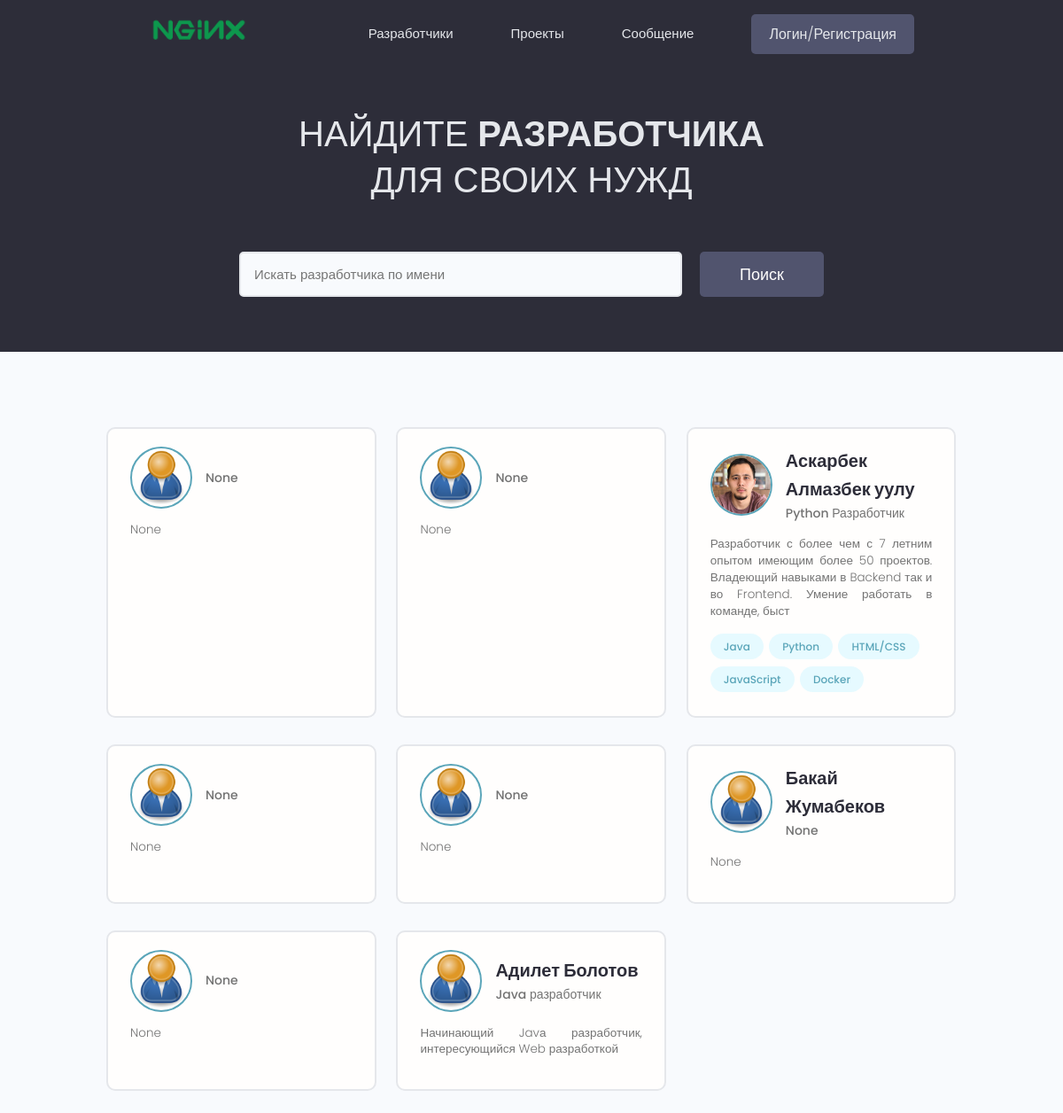
The app's page /, older data.
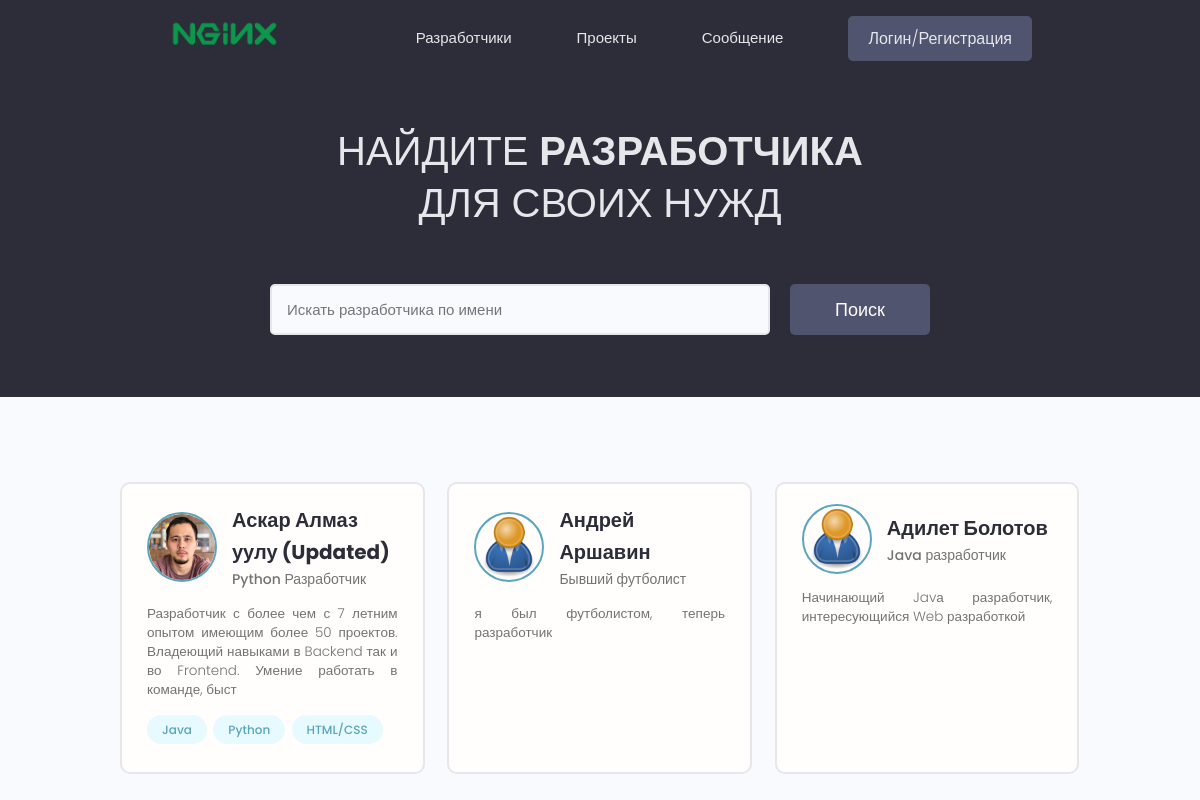
The same page, newer data.
### users/models.py (models this page shows, shortened)
class Profile(models.Model):
    user = models.OneToOneField(User, on_delete=models.CASCADE, null=True, blank=True)
    id = models.UUIDField(default= uuid.uuid4, unique=True, primary_key=True, editable=False) #16 char string nums and letters
    name = models.CharField(max_length=200, null = True, blank=True, verbose_name='ФИО')
    username = models.CharField(max_length=200, null=True, blank=True, verbose_name='Логин')
    email = models.CharField(max_length=200, null=True, blank=True, verbose_name='Почтовый адрес')
    short_intro = models.CharField(max_length=250, blank=True, null=True, verbose_name='Краткая информациия')
    bio = models.TextField(blank=True, null=True, verbose_name='Биография')
    profile_image = models.ImageField(null=True, blank=True, default='profiles/user-default.png', upload_to='profiles/')
    social_github = models.CharField(max_length=250, blank=True, null=True, verbose_name='Профиль в GitHub')
    social_twitter = models.CharField(max_length=250, blank=True, null=True, verbose_name='Профиль в Twitter')
    social_youtube = models.CharField(max_length=250, blank=True, null=True, verbose_name='Профиль в YouTube')
    social_facebook = models.CharField(max_length=250, blank=True, null=True, verbose_name='Профиль в Facebook')
    social_linkedin = models.CharField(max_length=250, blank=True, null=True, verbose_name='Профиль в LinkedIn')
    personal_website = models.CharField(max_length=250, blank=True, null=True, verbose_name='Персональный сайт')
    location = models.CharField(max_length=200, blank=True, null=True,verbose_name='Текущее местоположе')
    class Meta:
        verbose_name = 'Пользователь'
        verbose_name_plural = 'Пользователи'

class Skill(models.Model):
    owner = models.ForeignKey(Profile, blank=True, null=True, on_delete = models.CASCADE, verbose_name ='Разработчик')
    name = models.CharField(max_length=150, blank=True, null=True, verbose_name= 'Наименование')
    description = models.TextField(blank=True, null=True, verbose_name='Описание')
    created = models.DateTimeField(auto_now_add=True, verbose_name='Создано')
    id = models.UUIDField(default=uuid.uuid4, unique=True, blank=True, primary_key=True)
    def __str__(self):
        return str(self.name)
    class Meta:
        verbose_name = 'Навык'
        verbose_name_plural = 'Навыки'

### users/views.py (the view)
# urls.py: path('', profiles, name = 'profiles'),
def profiles(requests):
    profiles, search_query = searchProfiles(requests)
    context = {
        'profiles': profiles,
        'search_query':search_query
    }
    return render(requests,'users/profiles.html', context=context)

### users/utils.py (called while the page is built)
def searchProfiles(requests):
    search_query = ''
    if requests.GET.get('search_query'):
        search_query = requests.GET.get('search_query')
    skills = Skill.objects.filter(name__icontains=search_query)
    profiles = Profile.objects.distinct().filter(
        Q(name__icontains=search_query) |
        Q(short_intro__icontains=search_query) |
        Q(skill__in=skills)
    )
    return profiles, search_query

### users/templates/users/profiles.html (shortened to what this page needs)
{% extends 'main.html' %}
{% block content %}
  <main class="home">
    <section class="hero-section text-center">
      <div class="container container--narrow">
        <div class="hero-section__box">
          <h2>Найдите <span>Разработчика</span></h2>
          <h2>ДЛЯ СВОИХ НУЖД</h2>
        </div>
        <div class="hero-section__search">
          <form class="form" action="#" method="get">
            <div class="form__field">
              <input class="input input--text" id="formInput#search" type="text" name="search_query" value="{{ search_query }}" placeholder="Искать разработчика по имени" />
            </div>
            <input class="btn btn--sub btn--lg" type="submit" value="Поиск" />
          </form>
        </div>
      </div>
    </section>
    <section class="devlist">
      <div class="container">
        <div class="grid grid--three">
            {% for profile in profiles %}
          <div class="column card">
            <div class="dev">
              <a href="{% url 'profile' profile.id %}" class="card__body">
                <div class="dev__profile">
                  <img class="avatar avatar--md" src="{{ profile.profile_image.url }}" alt="image" />
                  <div class="dev__meta">
                    <h3>{{ profile.name }}</h3>
                    <h5>{{ profile.short_intro }}</h5>
                  </div>
                </div>
                <p class="dev__info">
                  {{ profile.bio|slice:"150" }}
                </p>
                <div class="dev__skills">
                  {% for skill in profile.skill_set.all|slice:"5" %}
                  <span class="tag tag--pill tag--main">
                    <small>{{skill}}</small>
                  </span>
                  {% endfor %}
                </div>
              </a>
            </div>
          </div>
            {% endfor %}
        </div>
      </div>
    </section>
  </main>
{% endblock %}

### templates/main.html (shortened to what this page needs)
<!DOCTYPE html>
{% load static %}
<html lang="en">
<head>
  <link rel="stylesheet" href="https://cdn.iconmonstr.com/1.3.0/css/iconmonstr-iconic-font.min.css" />
  <link rel="stylesheet" href="{% static 'uikit/styles/uikit.css' %}" />
  <link rel="stylesheet" href="{% static 'styles/app.css' %}" />
</head>
<body>
{% include 'navbar.html' %}
{% block content %}
{% endblock content%}
</body>
</html>

### templates/navbar.html (shortened to what this page needs)
{% load static %}
<header class="header">
    <div class="container container--narrow">
      <a href="{% url 'profiles' %}" class="header__logo">
        <img src="{% static 'images/logo.png' %}" alt="DevSearch Logo" />
      </a>
      <nav class="header__nav">
        <ul class="header__menu">
          <li class="header__menuItem"><a href="{% url 'profiles' %}">Разработчики</a></li>
          <li class="header__menuItem"><a href="{% url 'projects' %}">Проекты</a></li>
          <li class="header__menuItem"><a href="">Сообщение</a></li>
          {% if request.user.is_authenticated %}
           <li class="header__menuItem"><a href="{% url 'account' %}">Аккаунт</a></li>
          <li class="header__menuItem"><a href="{% url 'logout' %}" class="btn btn--sub">Выход</a></li>
          {% else %}
          <li class="header__menuItem"><a href="{% url 'login' %}" class="btn btn--sub">Логин/Регистрация</a></li>
          {% endif %}
        </ul>
      </nav>
    </div>
  </header>

### static/styles/app.css (style rules this page uses)
:root { --color-sub: #2d2d39; }
.btn--sub { background-color: var(--color-sub-light); }
.card { border: 2px solid var(--color-light); }
img { width: 100%; }
.header { position: sticky; z-index: 111; background-color: var(--color-sub); padding: 1.5rem 0; }
.header > .container { display: flex; justify-content: space-between; align-items: center; }
.header__logo > img { height: 3.8rem; }
.header__nav > ul { display: inline-flex; align-items: center; list-style: none; gap: 6.5rem; }
.header__menuItem > a { color: var(--color-light); font-weight: 300; }
.hero-section { height: 40vh; display: flex; align-items: center; background-color: var(--color-sub); }
.hero-section__box { margin-bottom: 4rem; }
.hero-section__box > h2, .hero-section__box > h2 > span { font-size: 4rem; color: var(--color-light); line-height: 1.3; text-transform: uppercase; }
.hero-section__box > h2 { font-weight: 300; }
.hero-section__box > h2 > span { font-weight: 700; }
.hero-section__search > .form { display: flex; align-items: center; justify-content: center; gap: 2rem; }
.hero-section__search > .form input.input--text { width: 50rem; }
.devlist { margin-top: 8rem; }
.devlist .grid { align-items: stretch; }
.devlist .dev .dev__profile { display: flex; align-items: center; gap: 1.5rem; }
.devlist .dev .dev__meta h3 { color: var(--color-sub); font-size: 2rem; font-weight: 700; }
.devlist .dev .dev__meta h5 { color: var(--color-text); font-size: 1.4rem; font-weight: 500; }
.devlist .dev .dev__info { margin: 1.5rem 0; font-size: 1.35rem; line-height: 1.4; text-align: justify; }

### static/uikit/styles/modules/_variables.css (style rules this page uses)
:root { --color-main: #5aa5b9; --color-main-light: #e6faff; --color-sub: #3f4156; --color-sub-light: #51546e; --color-sub-lighter: #ededfd; --color-text: #737373; --color-gray: #8b8b8b; --color-light: #e5e7eb; --color-light-gray: #767676; --color-bg: #f8fafd; --color-white: #fffefd; --color-white-light: #f3f3f3; --color-success: #359e64; --color-success-bg: #def8e8; --color-error: #fc4b0b; --color-error-bg: #fff2ee; --font-base: 'Poppins', arial, helvetica, 'Segoe UI', roboto, ubuntu, sans-serif; --font-monospace: 'Fira Code', 'Courier New', courier, monospace; --font-regular: 300; --font-medium: 500; --font-bold: 700; --generic-shadow: 1px 1px 5px #00000010; --generic-transition: all 0.3s ease-in-out; }

### static/uikit/styles/modules/_base.css (style rules this page uses)
* { margin: 0; padding: 0; box-sizing: border-box; text-rendering: optimizeLegibility; color: inherit; font-size: inherit; }
html { font-size: 50%; }
@media only screen and (min-width: 480px) { html { font-size: 56.25%; } }
@media only screen and (min-width: 1200px) { html { font-size: 62.5%; } }
body { line-height: 1.6; font-weight: 400; font-size: 1.5rem; color: var(--color-text); background-color: var(--color-bg); min-height: 100vh; }

### static/uikit/styles/modules/_typography.css (style rules this page uses)
* { font-family: var(--font-base); }
h2 { font-size: 3.6rem; font-weight: var(--font-bold); }
h3 { font-size: 3.2rem; font-weight: var(--font-medium); }
h5 { font-size: 2.4rem; font-weight: var(--font-medium); }
h5, h6 { font-weight: var(--font-regular); }
p, span, strong { font-size: 1.6rem; color: var(--color-text); font-weight: var(--font-regular); }
a { padding-bottom: 2px; text-decoration: none; display: inline-block; color: var(--color-main); font-weight: var(--font-medium); }

### static/uikit/styles/modules/_utilities.css (style rules this page uses)
.container { width: 92%; max-width: 165rem; margin: 0 auto; box-sizing: border-box; }
.container--narrow { width: 92%; max-width: 120rem; }
@media screen and (min-width: 1000px) { .container { width: 90%; } }
@media screen and (min-width: 1000px) { .container--narrow { width: 85%; } }
@media screen and (min-width: 1200px) { .container { width: 80%; } }
@media screen and (min-width: 1200px) { .container--narrow { width: 72%; } }
.text-center { text-align: center; }

### static/uikit/styles/modules/_avatar.css (style rules this page uses)
.avatar { border-radius: 50%; border: 2px solid var(--color-main); object-fit: cover; }
.avatar--md { height: 7rem; width: 7rem; }

### static/uikit/styles/modules/_button.css (style rules this page uses)
.btn { display: inline-block; position: relative; cursor: pointer; background-color: var(--color-light); font-weight: var(--font-medium); color: var(--color-sub); text-decoration: none; padding: 1rem 2rem; border-radius: 0.5rem; border: none; width: -webkit-fit-content; width: -moz-fit-content; width: fit-content; height: -webkit-fit-content; height: -moz-fit-content; height: fit-content; font-size: 1.6rem; outline-width: 0; outline-color: transparent; -webkit-backface-visibility: hidden; backface-visibility: hidden; transition: all 0.3s ease-in-out; }
.btn--sub { background-color: var(--color-sub); color: var(--color-white); }
.btn--lg { font-size: 1.8rem; padding: 1.2rem 4.5rem; }

Row changes from the older to the newer data that the page shows:
removed Profile: profile_image (placeholder picture), short_intro "None", bio "None"
removed Profile: profile_image (placeholder picture), short_intro "None", bio "None"
removed Skill: name "JavaScript", shown under Profile "Python Разработчик"
removed Skill: name "Docker", shown under Profile "Python Разработчик"
removed Profile: profile_image (placeholder picture), short_intro "None", bio "None"
removed Profile: profile_image (placeholder picture), short_intro "None", bio "None"
removed Profile: profile_image (placeholder picture), name "Бакай Жумабеков", short_intro "None", bio "None"
removed Profile: profile_image (placeholder picture), short_intro "None", bio "None"
changed Profile "Python Разработчик": name "Аскарбек Алмазбек уулу" → "Аскар Алмаз уулу (Updated)"
added Profile: profile_image (placeholder picture), name "Андрей Аршавин", short_intro "Бывший футболист", bio "я был футболистом, теперь разработчик"
